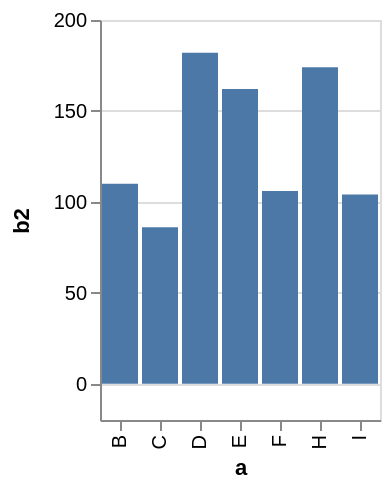

Write a Vega-Lite specification for this figure.
### Vega specification from a JSON file in a GitHub repository (floating-point values rounded to 4 significant figures)
{"$schema": "https://vega.github.io/schema/vega/v4.json", "description": "A simple bar chart with embedded data that uses a filter and calculate.", "autosize": "pad", "padding": 5, "height": 200, "style": "cell", "data": [{"name": "source_0", "values": [{"a": "A", "b": 28}, {"a": "B", "b": 55}, {"a": "C", "b": 43}, {"a": "G", "b": 19}, {"a": "H", "b": 87}, {"a": "I", "b": 52}, {"a": "D", "b": 91}, {"a": "E", "b": 81}, {"a": "F", "b": 53}]}, {"name": "data_0", "source": "source_0", "transform": [{"type": "formula", "expr": "2*datum.b", "as": "b2"}, {"type": "filter", "expr": "datum.b2 > 60"}]}], "signals": [{"name": "x_step", "value": 20}, {"name": "width", "update": "bandspace(domain('x').length, 0.1, 0.05) * x_step"}], "marks": [{"name": "marks", "type": "rect", "style": ["bar"], "from": {"data": "data_0"}, "encode": {"update": {"fill": [{"test": "datum[\"b2\"] === null || isNaN(datum[\"b2\"])", "value": null}, {"value": "#4c78a8"}], "tooltip": {"signal": "{\"b2\": format(datum[\"b2\"], \"\"), \"a\": ''+datum[\"a\"]}"}, "x": {"scale": "x", "field": "a"}, "width": {"scale": "x", "band": true}, "y": {"scale": "y", "field": "b2"}, "y2": {"scale": "y", "value": 0}}}}], "scales": [{"name": "x", "type": "band", "domain": {"data": "data_0", "field": "a", "sort": true}, "range": {"step": {"signal": "x_step"}}, "paddingInner": 0.1, "paddingOuter": 0.05}, {"name": "y", "type": "linear", "domain": {"data": "data_0", "field": "b2"}, "range": [{"signal": "height"}, 0], "nice": true, "zero": true, "padding": 5}], "axes": [{"scale": "x", "orient": "bottom", "grid": false, "title": "a", "labelAlign": "right", "labelAngle": 270, "labelBaseline": "middle", "labelOverlap": true, "zindex": 1}, {"scale": "y", "orient": "left", "grid": false, "title": "b2", "labelOverlap": true, "tickCount": {"signal": "ceil(height/40)"}, "zindex": 1}, {"scale": "y", "orient": "left", "gridScale": "x", "grid": true, "tickCount": {"signal": "ceil(height/40)"}, "domain": false, "labels": false, "maxExtent": 0, "minExtent": 0, "ticks": false, "zindex": 0}], "config": {"axisY": {"minExtent": 30}}}
